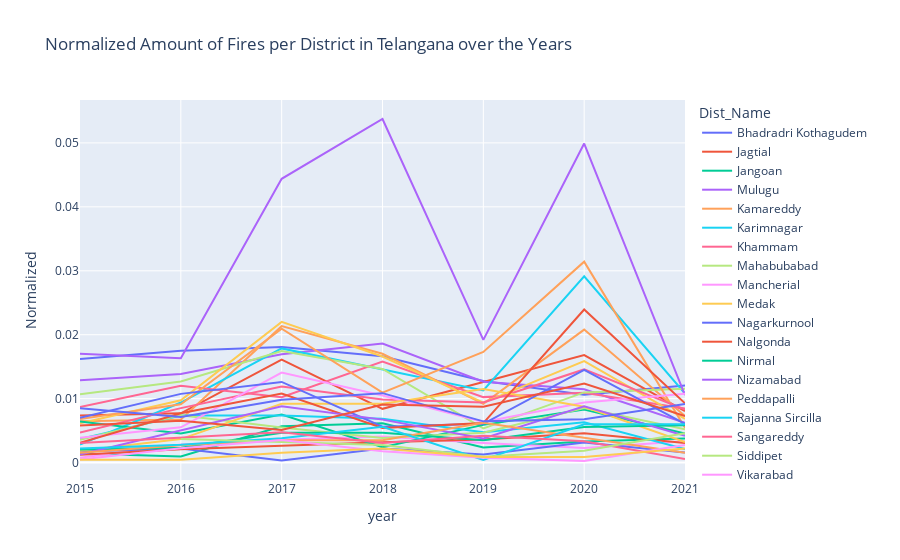

Here is the notebook cell this chart was saved with:
### Markdown cell above
# District Level Visualised Yearly and Monthly

### Code cell
fig = px.line(new_geo_district, x="year", y="Normalized", color='Dist_Name', title='Normalized Amount of Fires per District in Telangana over the Years')
fig.show()

### Figure 1 — Plotly figure (JSON) as saved in the notebook; plotly's stock layout.template omitted (floating-point values rounded to 4 significant figures)
{"data": [{"hovertemplate": "Dist_Name=Bhadradri Kothagudem<br>year=%{x}<br>Normalized=%{y}<extra></extra>", "legendgroup": "Bhadradri Kothagudem", "line": {"color": "#636efa", "dash": "solid"}, "mode": "lines", "name": "Bhadradri Kothagudem", "orientation": "v", "showlegend": true, "type": "scatter", "x": [2015, 2016, 2017, 2018, 2019, 2020, 2021], "xaxis": "x", "y": [0.0162, 0.01749, 0.01807, 0.01663, 0.01276, 0.01061, 0.01204], "yaxis": "y"}, {"hovertemplate": "Dist_Name=Jagtial<br>year=%{x}<br>Normalized=%{y}<extra></extra>", "legendgroup": "Jagtial", "line": {"color": "#EF553B", "dash": "solid"}, "mode": "lines", "name": "Jagtial", "orientation": "v", "showlegend": true, "type": "scatter", "x": [2015, 2016, 2017, 2018, 2019, 2020, 2021], "xaxis": "x", "y": [0.00736, 0.007711, 0.01612, 0.008412, 0.01262, 0.01682, 0.008061], "yaxis": "y"}, {"hovertemplate": "Dist_Name=Jangoan<br>year=%{x}<br>Normalized=%{y}<extra></extra>", "legendgroup": "Jangoan", "line": {"color": "#00cc96", "dash": "solid"}, "mode": "lines", "name": "Jangoan", "orientation": "v", "showlegend": true, "type": "scatter", "x": [2015, 2016, 2017, 2018, 2019, 2020, 2021], "xaxis": "x", "y": [0.00142, 0.0009467, 0.00568, 0.006153, 0.002367, 0.003313, 0.003787], "yaxis": "y"}, {"hovertemplate": "Dist_Name=Mulugu<br>year=%{x}<br>Normalized=%{y}<extra></extra>", "legendgroup": "Mulugu", "line": {"color": "#ab63fa", "dash": "solid"}, "mode": "lines", "name": "Mulugu", "orientation": "v", "showlegend": true, "type": "scatter", "x": [2015, 2016, 2017, 2018, 2019, 2020, 2021], "xaxis": "x", "y": [0.01289, 0.01385, 0.01695, 0.01862, 0.01265, 0.01146, 0.006207], "yaxis": "y"}, {"hovertemplate": "Dist_Name=Kamareddy<br>year=%{x}<br>Normalized=%{y}<extra></extra>", "legendgroup": "Kamareddy", "line": {"color": "#FFA15A", "dash": "solid"}, "mode": "lines", "name": "Kamareddy", "orientation": "v", "showlegend": true, "type": "scatter", "x": [2015, 2016, 2017, 2018, 2019, 2020, 2021], "xaxis": "x", "y": [0.006483, 0.006753, 0.02134, 0.01702, 0.009185, 0.0208, 0.007294], "yaxis": "y"}, {"hovertemplate": "Dist_Name=Karimnagar<br>year=%{x}<br>Normalized=%{y}<extra></extra>", "legendgroup": "Karimnagar", "line": {"color": "#19d3f3", "dash": "solid"}, "mode": "lines", "name": "Karimnagar", "orientation": "v", "showlegend": true, "type": "scatter", "x": [2015, 2016, 2017, 2018, 2019, 2020, 2021], "xaxis": "x", "y": [0.00282, 0.009399, 0.01786, 0.01457, 0.01128, 0.02914, 0.01081], "yaxis": "y"}, {"hovertemplate": "Dist_Name=Khammam<br>year=%{x}<br>Normalized=%{y}<extra></extra>", "legendgroup": "Khammam", "line": {"color": "#FF6692", "dash": "solid"}, "mode": "lines", "name": "Khammam", "orientation": "v", "showlegend": true, "type": "scatter", "x": [2015, 2016, 2017, 2018, 2019, 2020, 2021], "xaxis": "x", "y": [0.008684, 0.01202, 0.01024, 0.01581, 0.01024, 0.01091, 0.008461], "yaxis": "y"}, {"hovertemplate": "Dist_Name=Mahabubabad<br>year=%{x}<br>Normalized=%{y}<extra></extra>", "legendgroup": "Mahabubabad", "line": {"color": "#B6E880", "dash": "solid"}, "mode": "lines", "name": "Mahabubabad", "orientation": "v", "showlegend": true, "type": "scatter", "x": [2015, 2016, 2017, 2018, 2019, 2020, 2021], "xaxis": "x", "y": [0.0107, 0.01267, 0.01746, 0.01464, 0.005351, 0.01098, 0.01155], "yaxis": "y"}, {"hovertemplate": "Dist_Name=Mancherial<br>year=%{x}<br>Normalized=%{y}<extra></extra>", "legendgroup": "Mancherial", "line": {"color": "#FF97FF", "dash": "solid"}, "mode": "lines", "name": "Mancherial", "orientation": "v", "showlegend": true, "type": "scatter", "x": [2015, 2016, 2017, 2018, 2019, 2020, 2021], "xaxis": "x", "y": [0.0007674, 0.002814, 0.003581, 0.004093, 0.00307, 0.002302, 0.003325], "yaxis": "y"}, {"hovertemplate": "Dist_Name=Medak<br>year=%{x}<br>Normalized=%{y}<extra></extra>", "legendgroup": "Medak", "line": {"color": "#FECB52", "dash": "solid"}, "mode": "lines", "name": "Medak", "orientation": "v", "showlegend": true, "type": "scatter", "x": [2015, 2016, 2017, 2018, 2019, 2020, 2021], "xaxis": "x", "y": [0.006133, 0.009741, 0.02201, 0.0166, 0.009381, 0.01587, 0.006855], "yaxis": "y"}, {"hovertemplate": "Dist_Name=Nagarkurnool<br>year=%{x}<br>Normalized=%{y}<extra></extra>", "legendgroup": "Nagarkurnool", "line": {"color": "#636efa", "dash": "solid"}, "mode": "lines", "name": "Nagarkurnool", "orientation": "v", "showlegend": true, "type": "scatter", "x": [2015, 2016, 2017, 2018, 2019, 2020, 2021], "xaxis": "x", "y": [0.001719, 0.002188, 0.0003125, 0.002188, 0.00125, 0.003125, 0.001563], "yaxis": "y"}, {"hovertemplate": "Dist_Name=Nalgonda<br>year=%{x}<br>Normalized=%{y}<extra></extra>", "legendgroup": "Nalgonda", "line": {"color": "#EF553B", "dash": "solid"}, "mode": "lines", "name": "Nalgonda", "orientation": "v", "showlegend": true, "type": "scatter", "x": [2015, 2016, 2017, 2018, 2019, 2020, 2021], "xaxis": "x", "y": [0.001247, 0.002078, 0.002632, 0.003186, 0.003602, 0.004572, 0.003048], "yaxis": "y"}, {"hovertemplate": "Dist_Name=Nirmal<br>year=%{x}<br>Normalized=%{y}<extra></extra>", "legendgroup": "Nirmal", "line": {"color": "#00cc96", "dash": "solid"}, "mode": "lines", "name": "Nirmal", "orientation": "v", "showlegend": true, "type": "scatter", "x": [2015, 2016, 2017, 2018, 2019, 2020, 2021], "xaxis": "x", "y": [0.006436, 0.004559, 0.007508, 0.002413, 0.0059, 0.008313, 0.004559], "yaxis": "y"}, {"hovertemplate": "Dist_Name=Nizamabad<br>year=%{x}<br>Normalized=%{y}<extra></extra>", "legendgroup": "Nizamabad", "line": {"color": "#ab63fa", "dash": "solid"}, "mode": "lines", "name": "Nizamabad", "orientation": "v", "showlegend": true, "type": "scatter", "x": [2015, 2016, 2017, 2018, 2019, 2020, 2021], "xaxis": "x", "y": [0.01703, 0.01631, 0.04438, 0.05374, 0.01919, 0.0499, 0.01056], "yaxis": "y"}, {"hovertemplate": "Dist_Name=Peddapalli<br>year=%{x}<br>Normalized=%{y}<extra></extra>", "legendgroup": "Peddapalli", "line": {"color": "#FFA15A", "dash": "solid"}, "mode": "lines", "name": "Peddapalli", "orientation": "v", "showlegend": true, "type": "scatter", "x": [2015, 2016, 2017, 2018, 2019, 2020, 2021], "xaxis": "x", "y": [0.006833, 0.00911, 0.02095, 0.01093, 0.01731, 0.03143, 0.005466], "yaxis": "y"}, {"hovertemplate": "Dist_Name=Rajanna Sircilla<br>year=%{x}<br>Normalized=%{y}<extra></extra>", "legendgroup": "Rajanna Sircilla", "line": {"color": "#19d3f3", "dash": "solid"}, "mode": "lines", "name": "Rajanna Sircilla", "orientation": "v", "showlegend": true, "type": "scatter", "x": [2015, 2016, 2017, 2018, 2019, 2020, 2021], "xaxis": "x", "y": [0.003688, 0.007376, 0.007376, 0.006849, 0.004742, 0.006323, 0.002108], "yaxis": "y"}, {"hovertemplate": "Dist_Name=Sangareddy<br>year=%{x}<br>Normalized=%{y}<extra></extra>", "legendgroup": "Sangareddy", "line": {"color": "#FF6692", "dash": "solid"}, "mode": "lines", "name": "Sangareddy", "orientation": "v", "showlegend": true, "type": "scatter", "x": [2015, 2016, 2017, 2018, 2019, 2020, 2021], "xaxis": "x", "y": [0.004708, 0.008519, 0.01188, 0.009865, 0.009416, 0.01457, 0.008295], "yaxis": "y"}, {"hovertemplate": "Dist_Name=Siddipet<br>year=%{x}<br>Normalized=%{y}<extra></extra>", "legendgroup": "Siddipet", "line": {"color": "#B6E880", "dash": "solid"}, "mode": "lines", "name": "Siddipet", "orientation": "v", "showlegend": true, "type": "scatter", "x": [2015, 2016, 2017, 2018, 2019, 2020, 2021], "xaxis": "x", "y": [0.003574, 0.007423, 0.005499, 0.003849, 0.004674, 0.008523, 0.005224], "yaxis": "y"}, {"hovertemplate": "Dist_Name=Vikarabad<br>year=%{x}<br>Normalized=%{y}<extra></extra>", "legendgroup": "Vikarabad", "line": {"color": "#FF97FF", "dash": "solid"}, "mode": "lines", "name": "Vikarabad", "orientation": "v", "showlegend": true, "type": "scatter", "x": [2015, 2016, 2017, 2018, 2019, 2020, 2021], "xaxis": "x", "y": [0.003869, 0.005526, 0.01409, 0.0105, 0.006355, 0.009395, 0.01078], "yaxis": "y"}, {"hovertemplate": "Dist_Name=Wanaparthy<br>year=%{x}<br>Normalized=%{y}<extra></extra>", "legendgroup": "Wanaparthy", "line": {"color": "#FECB52", "dash": "solid"}, "mode": "lines", "name": "Wanaparthy", "orientation": "v", "showlegend": true, "type": "scatter", "x": [2015, 2016, 2017, 2018, 2019, 2020, 2021], "xaxis": "x", "y": [0.001839, 0.003679, 0.009197, 0.009197, 0.0115, 0.008737, 0.003219], "yaxis": "y"}, {"hovertemplate": "Dist_Name=Warangal Rural<br>year=%{x}<br>Normalized=%{y}<extra></extra>", "legendgroup": "Warangal Rural", "line": {"color": "#636efa", "dash": "solid"}, "mode": "lines", "name": "Warangal Rural", "orientation": "v", "showlegend": true, "type": "scatter", "x": [2015, 2016, 2017, 2018, 2019, 2020, 2021], "xaxis": "x", "y": [0.007009, 0.01075, 0.01262, 0.005608, 0.006075, 0.01449, 0.006075], "yaxis": "y"}, {"hovertemplate": "Dist_Name=Warangal Urban<br>year=%{x}<br>Normalized=%{y}<extra></extra>", "legendgroup": "Warangal Urban", "line": {"color": "#EF553B", "dash": "solid"}, "mode": "lines", "name": "Warangal Urban", "orientation": "v", "showlegend": true, "type": "scatter", "x": [2015, 2016, 2017, 2018, 2019, 2020, 2021], "xaxis": "x", "y": [0.00309, 0.007725, 0.01082, 0.005408, 0.00618, 0.02395, 0.00927], "yaxis": "y"}, {"hovertemplate": "Dist_Name=Yadadri Bhuvanagiri<br>year=%{x}<br>Normalized=%{y}<extra></extra>", "legendgroup": "Yadadri Bhuvanagiri", "line": {"color": "#00cc96", "dash": "solid"}, "mode": "lines", "name": "Yadadri Bhuvanagiri", "orientation": "v", "showlegend": true, "type": "scatter", "x": [2015, 2016, 2017, 2018, 2019, 2020, 2021], "xaxis": "x", "y": [0.002045, 0.002337, 0.004675, 0.004675, 0.003506, 0.005551, 0.005843], "yaxis": "y"}, {"hovertemplate": "Dist_Name=Narayanpet<br>year=%{x}<br>Normalized=%{y}<extra></extra>", "legendgroup": "Narayanpet", "line": {"color": "#ab63fa", "dash": "solid"}, "mode": "lines", "name": "Narayanpet", "orientation": "v", "showlegend": true, "type": "scatter", "x": [2015, 2016, 2017, 2018, 2019, 2020, 2021], "xaxis": "x", "y": [0.00126, 0.005042, 0.008823, 0.006722, 0.003781, 0.008823, 0.004201], "yaxis": "y"}, {"hovertemplate": "Dist_Name=Jogulamba Gadwal<br>year=%{x}<br>Normalized=%{y}<extra></extra>", "legendgroup": "Jogulamba Gadwal", "line": {"color": "#FFA15A", "dash": "solid"}, "mode": "lines", "name": "Jogulamba Gadwal", "orientation": "v", "showlegend": true, "type": "scatter", "x": [2015, 2016, 2017, 2018, 2019, 2020, 2021], "xaxis": "x", "y": [0.001554, 0.002719, 0.003496, 0.003496, 0.006215, 0.003885, 0.001554], "yaxis": "y"}, {"hovertemplate": "Dist_Name=Rangareddy<br>year=%{x}<br>Normalized=%{y}<extra></extra>", "legendgroup": "Rangareddy", "line": {"color": "#19d3f3", "dash": "solid"}, "mode": "lines", "name": "Rangareddy", "orientation": "v", "showlegend": true, "type": "scatter", "x": [2015, 2016, 2017, 2018, 2019, 2020, 2021], "xaxis": "x", "y": [0.002201, 0.002801, 0.003802, 0.005603, 0.0004002, 0.006003, 0.006003], "yaxis": "y"}, {"hovertemplate": "Dist_Name=Suryapet<br>year=%{x}<br>Normalized=%{y}<extra></extra>", "legendgroup": "Suryapet", "line": {"color": "#FF6692", "dash": "solid"}, "mode": "lines", "name": "Suryapet", "orientation": "v", "showlegend": true, "type": "scatter", "x": [2015, 2016, 2017, 2018, 2019, 2020, 2021], "xaxis": "x", "y": [0.003069, 0.003906, 0.004743, 0.003069, 0.004185, 0.003348, 0.000558], "yaxis": "y"}, {"hovertemplate": "Dist_Name=Medchal Malkajgiri<br>year=%{x}<br>Normalized=%{y}<extra></extra>", "legendgroup": "Medchal Malkajgiri", "line": {"color": "#B6E880", "dash": "solid"}, "mode": "lines", "name": "Medchal Malkajgiri", "orientation": "v", "showlegend": true, "type": "scatter", "x": [2016, 2018, 2019, 2020, 2021], "xaxis": "x", "y": [0.003675, 0.002756, 0.0009187, 0.001837, 0.004593], "yaxis": "y"}, {"hovertemplate": "Dist_Name=Adilabad<br>year=%{x}<br>Normalized=%{y}<extra></extra>", "legendgroup": "Adilabad", "line": {"color": "#FF97FF", "dash": "solid"}, "mode": "lines", "name": "Adilabad", "orientation": "v", "showlegend": true, "type": "scatter", "x": [2015, 2016, 2017, 2018, 2019, 2020, 2021], "xaxis": "x", "y": [0.0005025, 0.002261, 0.003517, 0.001759, 0.0007537, 0.0002512, 0.002764], "yaxis": "y"}, {"hovertemplate": "Dist_Name=Kumurambheem Asifabad<br>year=%{x}<br>Normalized=%{y}<extra></extra>", "legendgroup": "Kumurambheem Asifabad", "line": {"color": "#FECB52", "dash": "solid"}, "mode": "lines", "name": "Kumurambheem Asifabad", "orientation": "v", "showlegend": true, "type": "scatter", "x": [2015, 2016, 2017, 2018, 2019, 2020, 2021], "xaxis": "x", "y": [0.0004449, 0.0004449, 0.001557, 0.002225, 0.0008898, 0.0008898, 0.002225], "yaxis": "y"}, {"hovertemplate": "Dist_Name=Jayashankar Bhupalpally<br>year=%{x}<br>Normalized=%{y}<extra></extra>", "legendgroup": "Jayashankar Bhupalpally", "line": {"color": "#636efa", "dash": "solid"}, "mode": "lines", "name": "Jayashankar Bhupalpally", "orientation": "v", "showlegend": true, "type": "scatter", "x": [2015, 2016, 2017, 2018, 2019, 2020, 2021], "xaxis": "x", "y": [0.008486, 0.007128, 0.009844, 0.01086, 0.006449, 0.006789, 0.009165], "yaxis": "y"}, {"hovertemplate": "Dist_Name=Mahabubnagar<br>year=%{x}<br>Normalized=%{y}<extra></extra>", "legendgroup": "Mahabubnagar", "line": {"color": "#EF553B", "dash": "solid"}, "mode": "lines", "name": "Mahabubnagar", "orientation": "v", "showlegend": true, "type": "scatter", "x": [2015, 2016, 2017, 2018, 2019, 2020, 2021], "xaxis": "x", "y": [0.005819, 0.006546, 0.005092, 0.009092, 0.008728, 0.01237, 0.007274], "yaxis": "y"}], "layout": {"legend": {"title": {"text": "Dist_Name"}, "tracegroupgap": 0}, "title": {"text": "Normalized Amount of Fires per District in Telangana over the Years"}, "xaxis": {"anchor": "y", "domain": [0, 1], "title": {"text": "year"}}, "yaxis": {"anchor": "x", "domain": [0, 1], "title": {"text": "Normalized"}}}}
